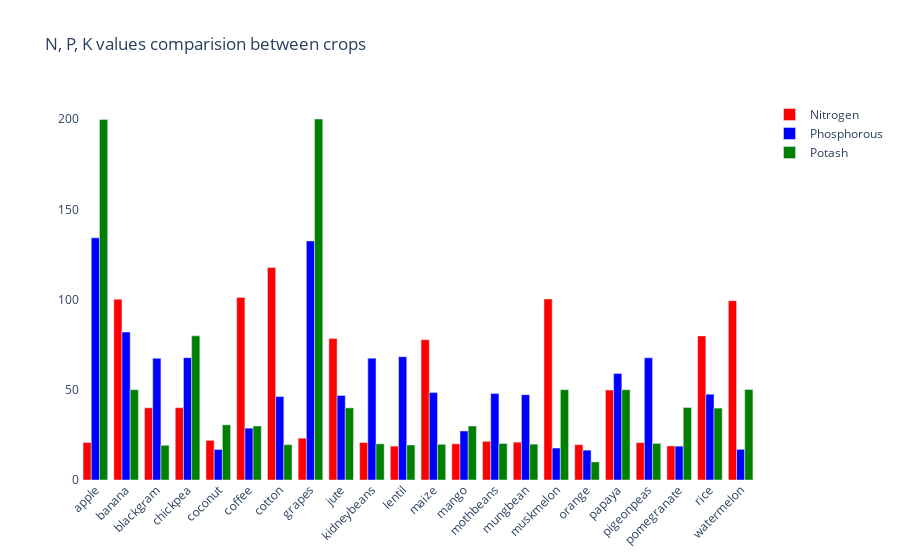

The notebook cell this image was saved under:
### Markdown cell above
<h3 style='color:Red'>N, P, K values comparision between crops</h3>

### Code cell
fig = go.Figure()
fig.add_trace(go.Bar(
    x=crop_summary.index,
    y=crop_summary['N'],
    name='Nitrogen',
    marker_color='red'
))
fig.add_trace(go.Bar(
    x=crop_summary.index,
    y=crop_summary['P'],
    name='Phosphorous',
    marker_color='blue'
))
fig.add_trace(go.Bar(
    x=crop_summary.index,
    y=crop_summary['K'],
    name='Potash',
    marker_color='green'
))

fig.update_layout(title="N, P, K values comparision between crops",
                  plot_bgcolor='white',
                  barmode='group',
                  xaxis_tickangle=-45)

fig.show()

### Figure 1 — Plotly figure (JSON) as saved in the notebook; plotly's stock layout.template omitted (floating-point values rounded to 4 significant figures)
{"data": [{"marker": {"color": "red"}, "name": "Nitrogen", "type": "bar", "x": ["apple", "banana", "blackgram", "chickpea", "coconut", "coffee", "cotton", "grapes", "jute", "kidneybeans", "lentil", "maize", "mango", "mothbeans", "mungbean", "muskmelon", "orange", "papaya", "pigeonpeas", "pomegranate", "rice", "watermelon"], "y": [20.8, 100.2, 40.02, 40.09, 21.98, 101.2, 117.8, 23.18, 78.4, 20.75, 18.77, 77.76, 20.07, 21.44, 20.99, 100.3, 19.58, 49.88, 20.73, 18.87, 79.89, 99.42]}, {"marker": {"color": "blue"}, "name": "Phosphorous", "type": "bar", "x": ["apple", "banana", "blackgram", "chickpea", "coconut", "coffee", "cotton", "grapes", "jute", "kidneybeans", "lentil", "maize", "mango", "mothbeans", "mungbean", "muskmelon", "orange", "papaya", "pigeonpeas", "pomegranate", "rice", "watermelon"], "y": [134.2, 82.01, 67.47, 67.79, 16.93, 28.74, 46.24, 132.5, 46.86, 67.54, 68.36, 48.44, 27.18, 48.01, 47.28, 17.72, 16.55, 59.05, 67.73, 18.75, 47.58, 17]}, {"marker": {"color": "green"}, "name": "Potash", "type": "bar", "x": ["apple", "banana", "blackgram", "chickpea", "coconut", "coffee", "cotton", "grapes", "jute", "kidneybeans", "lentil", "maize", "mango", "mothbeans", "mungbean", "muskmelon", "orange", "papaya", "pigeonpeas", "pomegranate", "rice", "watermelon"], "y": [199.9, 50.05, 19.24, 79.92, 30.59, 29.94, 19.56, 200.1, 39.99, 20.05, 19.41, 19.79, 29.92, 20.23, 19.87, 50.08, 10.01, 50.04, 20.29, 40.21, 39.87, 50.22]}], "layout": {"barmode": "group", "plot_bgcolor": "white", "title": {"text": "N, P, K values comparision between crops"}, "xaxis": {"tickangle": -45}}}
